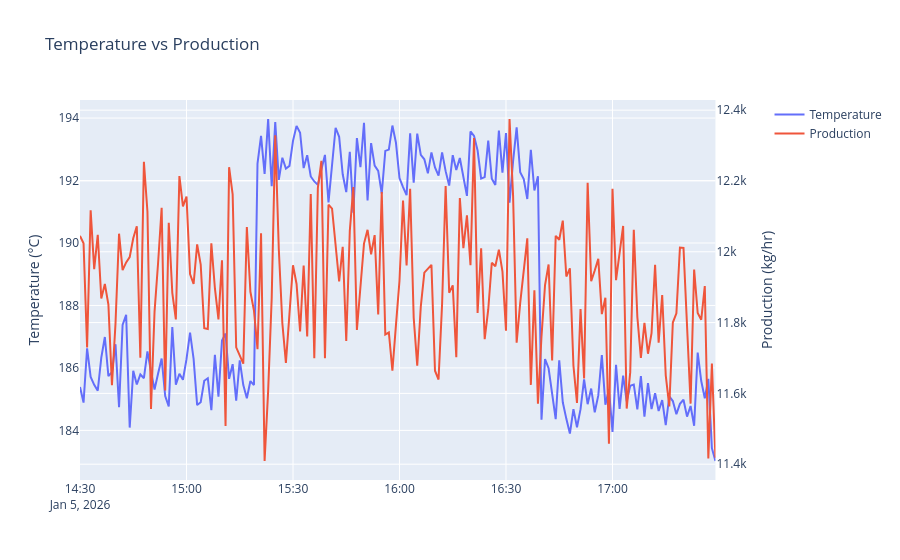

Write notebook code for a chart like this one.
### Code cell
from plotly.subplots import make_subplots
import plotly.graph_objects as go

fig = make_subplots(specs=[[{"secondary_y": True}]])

fig.add_trace(
    go.Scatter(
        x=event_period["Timestamp"],
        y=event_period["Temperature_C"],
        name="Temperature"
    ),
    secondary_y=False
)

fig.add_trace(
    go.Scatter(
        x=event_period["Timestamp"],
        y=event_period["Production_kg_hr"],
        name="Production"
    ),
    secondary_y=True
)

fig.update_layout(
    title="Temperature vs Production"
)

fig.update_yaxes(
    title_text="Temperature (°C)",
    secondary_y=False
)

fig.update_yaxes(
    title_text="Production (kg/hr)",
    secondary_y=True
)

fig.show()

### Figure 1 — Plotly figure (JSON) as saved in the notebook; plotly's stock layout.template omitted (floating-point values rounded to 4 significant figures; data arrays with more than 128 entries replaced by an {"elided": "..."} marker saying what was removed)
{"data": [{"name": "Temperature", "type": "scatter", "x": {"elided": "180 str values"}, "xaxis": "x", "y": {"elided": "180 float values"}, "yaxis": "y"}, {"name": "Production", "type": "scatter", "x": {"elided": "180 str values"}, "xaxis": "x", "y": {"elided": "180 float values"}, "yaxis": "y2"}], "layout": {"title": {"text": "Temperature vs Production"}, "xaxis": {"anchor": "y", "domain": [0, 0.94]}, "yaxis": {"anchor": "x", "domain": [0, 1], "title": {"text": "Temperature (°C)"}}, "yaxis2": {"anchor": "x", "overlaying": "y", "side": "right", "title": {"text": "Production (kg/hr)"}}}}
